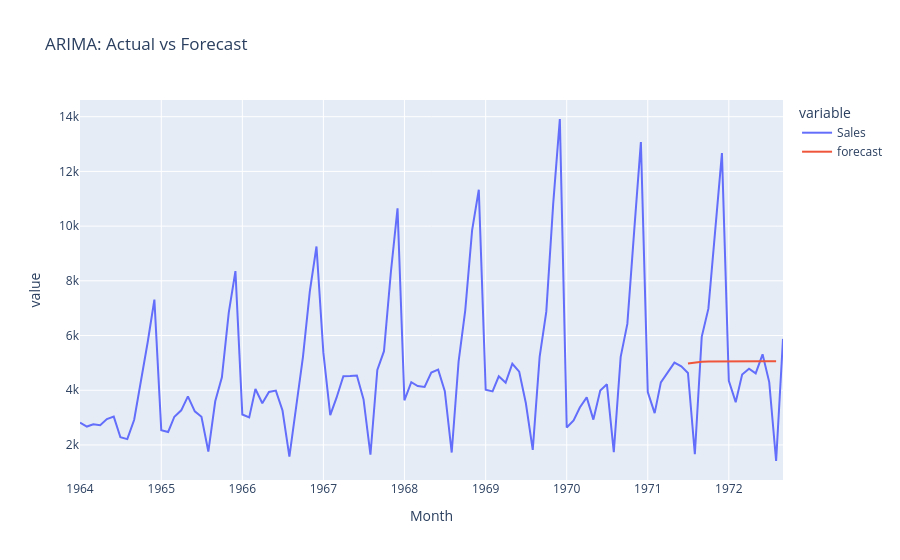

Here is the notebook cell this chart was saved with:
### Code cell
df['forecast'] = model_fit.predict(start=90, end=103, dynamic=True)
df[['Sales', 'forecast']].plot(title="ARIMA: Actual vs Forecast").show()
